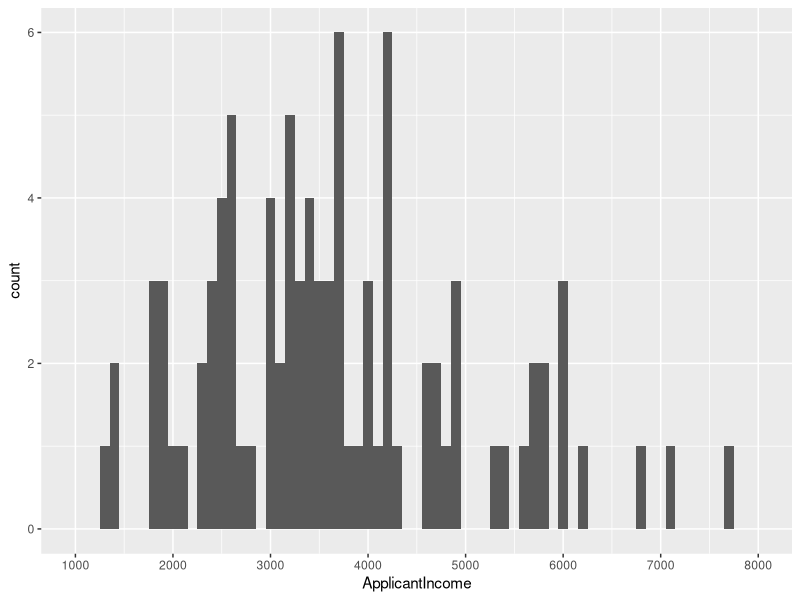
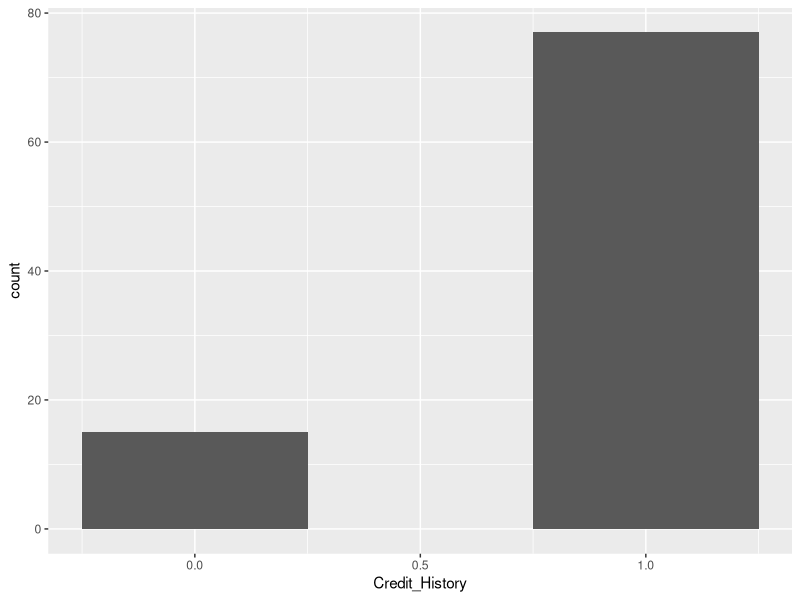
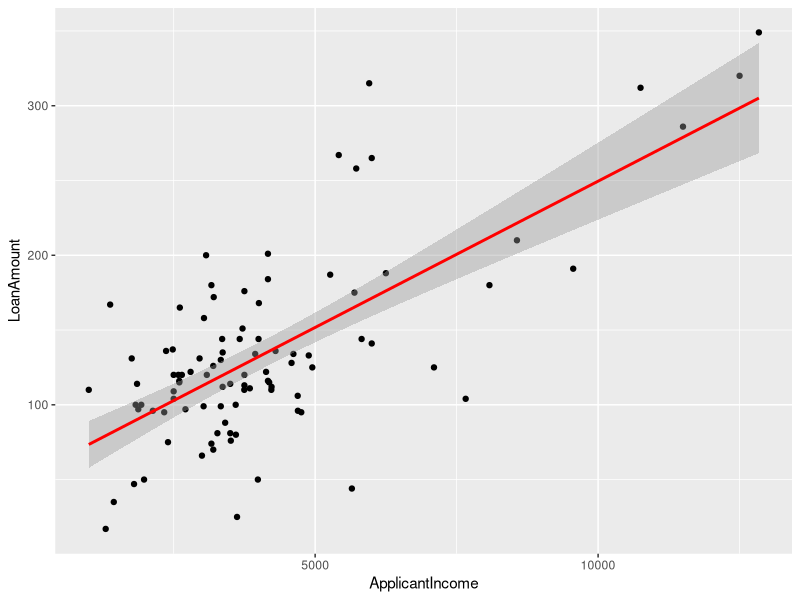

Here is the R script that generated these plots, in order:
#load library
library(ggplot2)


setwd('C:/Users/vnayak/Desktop/TechGig/DataScience')
getwd()

# Read csv
traindf<-read.csv('train_data.csv')
traindf$Credit_History

str(traindf)

# We will plot a histogram of Applicant income and look at its distribution.
ggplot(aes(x=ApplicantIncome),data = traindf)+
  geom_histogram(binwidth =100)+
  scale_x_continuous(limits = c(1000,8000),breaks = seq(1000,80000,1000))


#Histogram to show distribution of Credit_History

ggplot(aes(x=Credit_History),data = traindf)+
  geom_histogram(binwidth =0.5)



#Find any correlation between Applicant income and credit history
cor.test(traindf$ApplicantIncome,traindf$Credit_History)

#Scatterplot for bi-variate analysis between Applicant Income and Loan Amount
ggplot(aes(x=ApplicantIncome,y=LoanAmount),data = traindf)+
  geom_point()+
  geom_smooth(method = 'lm',color='red')

#Find correlation between Applicant income and Loan Amount.
cor.test(traindf$ApplicantIncome,traindf$LoanAmount)
